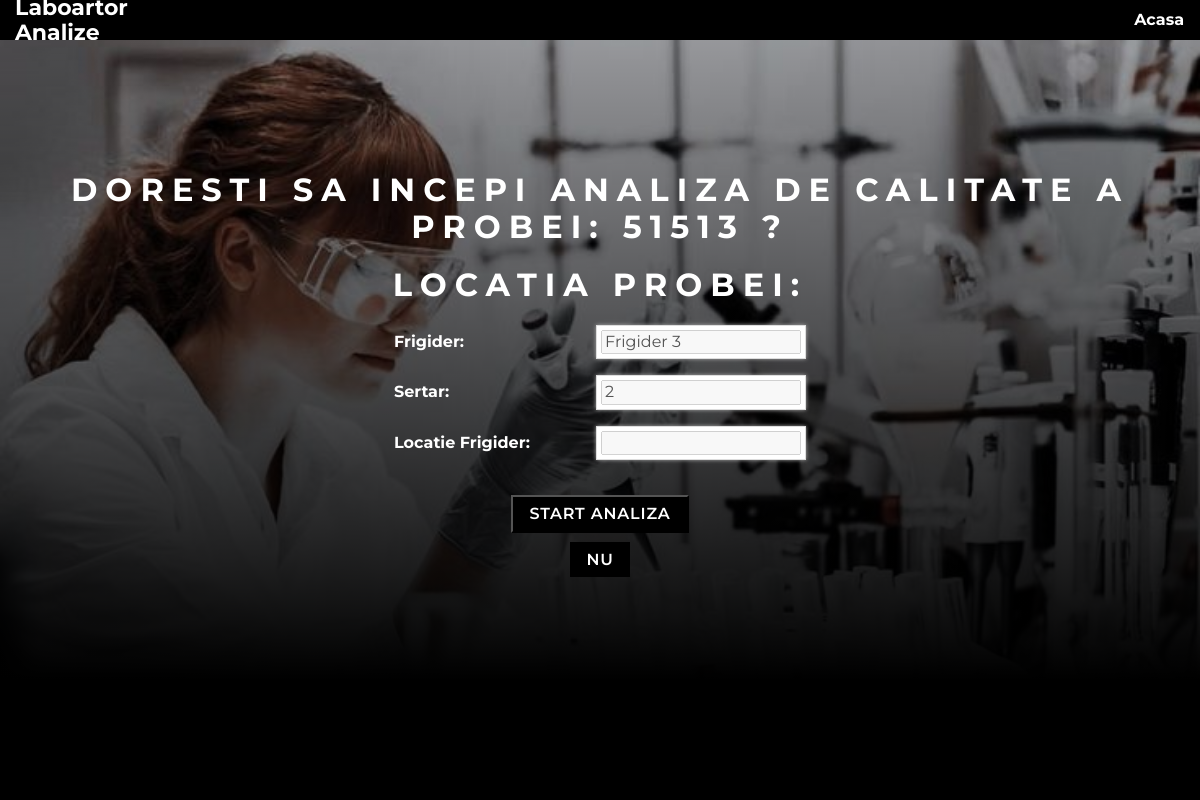
Screenshot of /public/doctor/probe/prelucrareprimit.php?id=9 with the database file from the repository.
### tables this page shows
CREATE TABLE `probe` (
  `id` int(11) NOT NULL,
  `proba_sn` int(10) NOT NULL,
  `analiza_nume` varchar(255) NOT NULL,
  `pacient_nume` varchar(255) NOT NULL,
  `doctor_nume` varchar(255) NOT NULL,
  `frigider_nume` varchar(255) NOT NULL,
  `sertar_numar` int(10) NOT NULL,
  `locatie_nume` varchar(255) NOT NULL,
  `analiza_calitate` varchar(255) NOT NULL,
  `rezultat` varchar(255) NOT NULL,
  `status` varchar(255) NOT NULL
);

### privat/functii.php (called while the page is built, shortened)
<?php
function url_for($script_path) {
  return WWW_ROOT . $script_path;
}
function is_post_request() {
  return $_SERVER['REQUEST_METHOD'] == 'POST';
}
?>

### public/doctor/probe/prelucrareprimit.php (the view, shortened to what this page needs)
<?php require_once('../../../privat/initializare.php'); ?>
<?php
$id = $_GET['id'];
$sql = "SELECT * FROM probe ";
    $sql .= "WHERE id='" . $id . "'";
    $result = mysqli_query($db, $sql);
    $probe = mysqli_fetch_assoc($result);
if(is_post_request()) {
    $proba = [];
    $proba['id'] = $id;
    $proba['status'] = 'ANALIZA CALITATE';
    $sql = "UPDATE probe SET ";
    $sql .= "status='" . $proba['status'] . "' ";
    $sql .= "WHERE id='" . $proba['id'] . "' ";
    $sql .= "LIMIT 1";
    $result = mysqli_query($db, $sql);
    if($result) {
    redirect_to(url_for('/doctor/probe/prelucrareanalizacalitate.php?id='.$id));
    } else {
        echo mysqli_error($db);
        exit;
    }
 } else {
    $sql = "SELECT * FROM probe ";
    $sql .= "WHERE id='" . $id . "'";
    $result = mysqli_query($db, $sql);
    $probe = mysqli_fetch_assoc($result);
}
?>
<!DOCTYPE html>
<html lang="en">
<head>
    <link href="../../css/normalize.css" rel="stylesheet" >
    <link href="../css/style.css" rel="stylesheet" >
</head>
<body>
    <header class="main-header">
        <div>
            <a href="#" class="main-header__brand"> Laboartor Analize </a>
        </div>
        <nav class="main-nav">
            <ul class="main-nav__items">
                <li class="main-nav__item">
                    <a href="<?php echo url_for('/doctor/probe/statusprobe.php'); ?>" >Acasa</a>
                </li>
            </ul>
        </nav>
    </header>
    <div class="wrapper" id="test">
        <div class="side left">
            <div class="image pacient"></div>
            <div class="caption">
                <h1>Doresti sa incepi analiza de calitate a probei: <?php echo $probe['proba_sn']; ?> ? </h1>
                <h1>Locatia Probei: </h1>
                <form class="setform" action="<?php echo url_for('/doctor/probe/prelucrareprimit.php?id=' . $id); ?>" method="post">
                    <dl>
                        <dt>Frigider:</dt>
                        <dd><input type="text" name="locatieechip" value="<?php echo $probe['frigider_nume']; ?>" disabled /></dd>
                    </dl>
                    <dl>
                        <dt>Sertar:</dt>
                        <dd><input type="text" name="locatieechip" value="<?php echo $probe['sertar_numar']; ?>" disabled /></dd>
                    </dl>
                    <dl>
                        <dt>Locatie Frigider:</dt>
                        <dd><input type="text" name="locatieechip" value="<?php echo $probe['locatie_nume']; ?>" disabled /></dd>
                    </dl>
                    <input class="button" type="submit" name="" value="Start Analiza">
                </form>
                 <br> <a class="button" href="<?php echo url_for('/doctor/probe/statusprobe.php'); ?>" >NU</a>
            </div>
        </div>
    </div>
    <footer class="main-footer">
        <nav>
            <ul class="main-footer__links">
            </ul>
        </nav>
    </footer>
</body>
</html>

### public/doctor/css/style.css (style rules this page uses)
body { font-family: 'Montserrat', sans-serif; }
.main-header { display:flex; width:100%; height:5vh; background-color: #000; color:#fff; top:0; left:0; align-items:center; justify-content: center; }
.main-header > div { display: inline-block; vertical-align: middle; padding-left:15px; }
.main-header__brand { color: #fff; text-decoration: none; font-weight: bold; font-size: 22px; }
.main-nav { display: inline-block; text-align: right; width: calc(100% - 74px); vertical-align: middle; }
.main-nav__items { margin: 0; padding: 0; list-style: none; }
.main-nav__item { display: inline-block; margin: 0 16px; }
.main-nav__item a { text-decoration: none; color: #fff; font-weight: bold; padding: 3px 0; }
.main-footer { display:flex; width:100%; height:15vh; background-color:#000; color:#fff; align-items:flex-end; justify-content:flex-end; }
.main-footer__links { list-style: none; margin: 0; padding: 0; text-align: center; }
.wrapper .left { width:100%; height:90vh; position:relative; display:flex; align-items:center; justify-content: center; overflow: hidden; }
.wrapper .image { width: 100%; height: 100%; background-size:cover; background-position: center; position:absolute; top:0; left:0; transition: 0.25s ease all; }
.pacient { background:url('../../img/logindoctor.jpg'); }
.wrapper .side::before { background: linear-gradient(0deg, rgba(0,0,0,1) 0%, rgba(0,0,0,0.13769257703081228) 100%); width:100%; height:100%; position:absolute; top:0; left:0; z-index:1; content:''; display:block; }
.wrapper .caption { position:relative; z-index:10; color:#fff; text-align:center; }
.wrapper .caption h1 { text-transform: uppercase; letter-spacing:0.25em; }
.wrapper form { border-width: 0px 2px 0px 2px; border-color:#D8D8D8; }
.wrapper form.setform dl { display:flex; align-items:center; justify-content: center; }
.wrapper form.setform dl dt { width:160px; text-align: left; padding-right:2px; font-family: 'Montserrat', sans-serif; font-weight: bold; font-size: 16px; border:none; }
.wrapper form.setform dl dd { width:auto; padding:4px; background: #fff; border:1px #ddd solid; -webkit-box-shadow: 0px 0px 4px #aaa; -moz-box-shadow: 0px 0px 4px #aaa; box-shadow: 0px 0px 4px #aaa; }
.wrapper .caption .button { background:#000; color:#fff; padding:0.5em 1em; text-decoration:none; font-weight: 600; font-size:1em; text-transform: uppercase; letter-spacing:0.05em; transition: 0.25s ease all; }
@media screen and (min-width:800px) { .wrapper { display:flex; } }
@media screen and (min-width:800px) { .wrapper .left { width:100%; height:80vh; align-items:center; justify-content: center; overflow: hidden; } }

### rows the page displays
probe: proba_sn "51513", locatieechip "Frigider 3", locatieechip "2"
